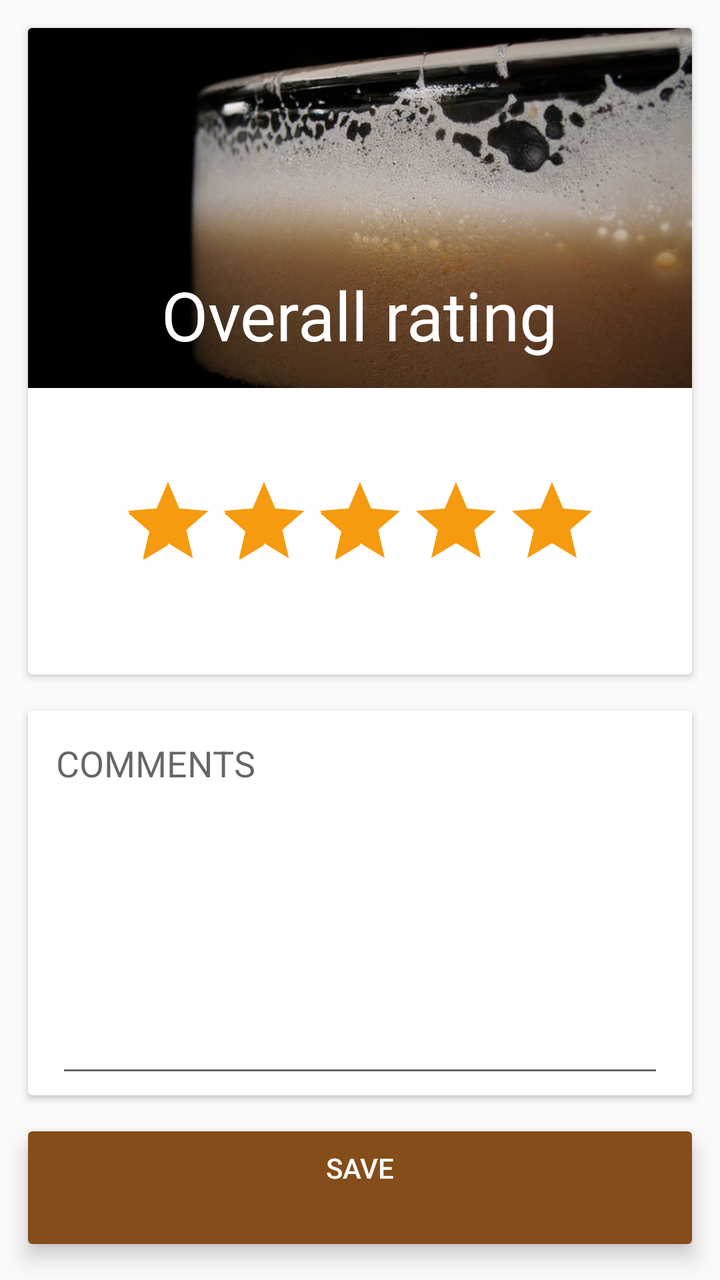
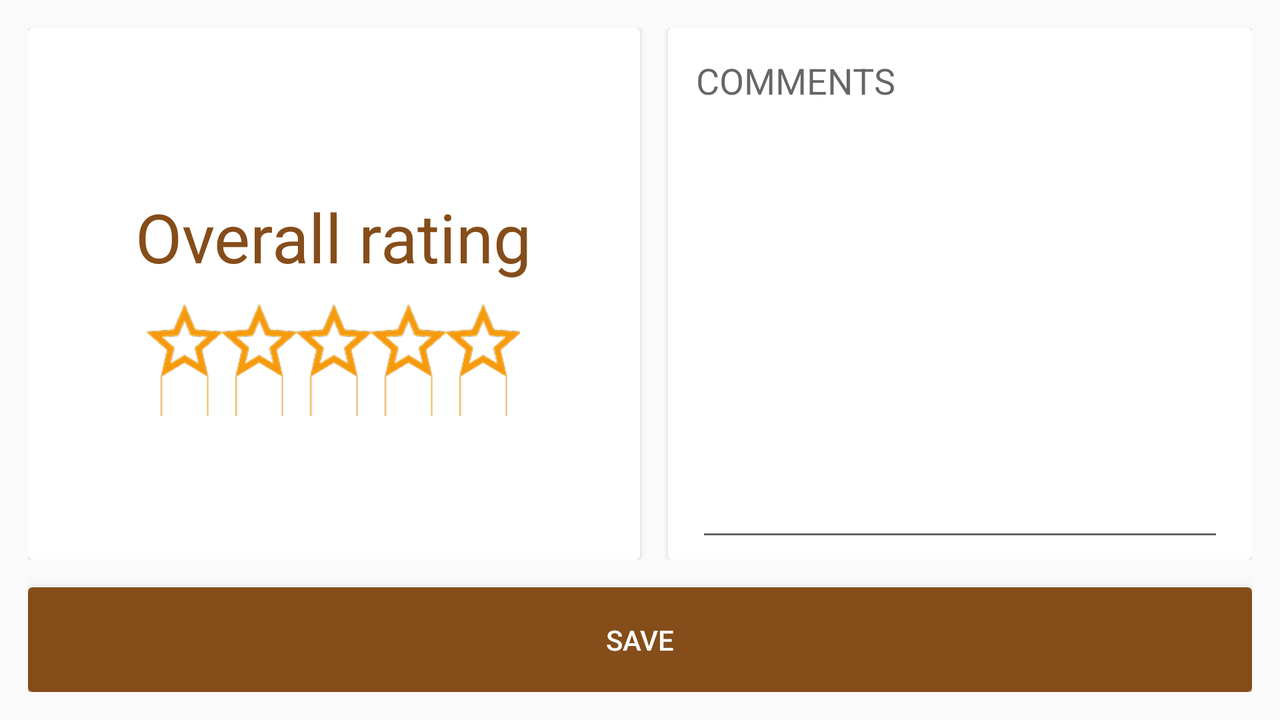

An Android layout and its configuration variant, each rendered on a device that would load it. The default file and the variant file are quoted in full after the pictures.
<!-- AndroidManifest.xml: application theme AppTheme -->
<!-- res/layout/fragment_new_beer_rating.xml -->
<?xml version="1.0" encoding="utf-8"?>
<LinearLayout xmlns:android="http://schemas.android.com/apk/res/android"
    android:orientation="vertical"
    android:layout_width="match_parent"
    android:layout_height="match_parent"
    android:id="@+id/fragment_new_beer_rating_layout">

    <android.support.v7.widget.CardView xmlns:card_view="http://schemas.android.com/apk/res-auto"
        xmlns:android="http://schemas.android.com/apk/res/android"
        android:id="@+id/overall_rating_card"
        android:layout_gravity="center"
        android:layout_width="fill_parent"
        android:layout_height="wrap_content"
        android:layout_marginLeft="14dp"
        android:layout_marginRight="14dp"
        android:layout_marginBottom="4dp"
        android:layout_marginTop="14dp"
        android:layout_weight="4">

        <LinearLayout
            android:orientation="vertical"
            android:layout_width="match_parent"
            android:layout_height="match_parent">

            <RelativeLayout xmlns:android="http://schemas.android.com/apk/res/android"
                xmlns:tools="http://schemas.android.com/tools"
                android:layout_width="fill_parent"
                android:layout_height="wrap_content">

                <ImageView
                    android:id="@+id/overall_rating_card_banner"
                    android:layout_width="fill_parent"
                    android:layout_height="180dp"
                    android:layout_alignParentLeft="true"
                    android:layout_alignParentRight="true"
                    android:scaleType="centerCrop"
                    android:src="@drawable/beer_foam_m"
                    android:contentDescription="Foam"
                    android:layout_alignParentEnd="true" />

                <TextView
                    android:id="@+id/overall_rating_card_title"
                    android:layout_width="wrap_content"
                    android:layout_height="wrap_content"
                    android:text="Overall rating"
                    android:textColor="@color/white"
                    android:textSize="34sp"
                    android:padding="14dp"
                    android:layout_alignBottom="@+id/overall_rating_card_banner"
                    android:layout_centerHorizontal="true" />

            </RelativeLayout>

            <RelativeLayout
                android:layout_width="match_parent"
                android:layout_height="match_parent"
                android:paddingLeft="7dp"
                android:paddingRight="7dp"
                android:paddingBottom="7dp">

                <RatingBar
                    android:id="@+id/overall_rating_card_rating"
                    android:numStars="5"
                    android:rating="2.5"
                    android:stepSize="0.5"
                    android:layout_width="wrap_content"
                    android:layout_height="wrap_content"
                    android:gravity="center"
                    android:layout_gravity="center_horizontal"
                    android:progressTint="@color/colorAccent"
                    android:progressBackgroundTint="@color/colorAccent"
                    android:secondaryProgressTint="@color/colorAccent"
                    android:layout_centerInParent="true" />

            </RelativeLayout>

        </LinearLayout>

    </android.support.v7.widget.CardView>

    <android.support.v7.widget.CardView xmlns:card_view="http://schemas.android.com/apk/res-auto"
        xmlns:android="http://schemas.android.com/apk/res/android"
        android:id="@+id/review_card"
        android:layout_gravity="center"
        android:layout_width="fill_parent"
        android:layout_height="wrap_content"
        android:layout_marginLeft="14dp"
        android:layout_marginRight="14dp"
        android:layout_marginBottom="4dp"
        android:layout_marginTop="14dp"
        android:layout_weight="3">

        <LinearLayout
            android:orientation="vertical"
            android:layout_width="match_parent"
            android:layout_height="match_parent">

            <TextView
                android:layout_width="match_parent"
                android:layout_height="wrap_content"
                android:textAppearance="?android:attr/textAppearanceMedium"
                android:text="COMMENTS"
                android:id="@+id/textView5"
                android:layout_marginLeft="14dp"
                android:layout_marginRight="14dp"
                android:layout_marginBottom="7dp"
                android:layout_marginTop="14dp" />

            <LinearLayout
                android:orientation="vertical"
                android:layout_width="match_parent"
                android:layout_height="match_parent"
                android:layout_marginLeft="14dp"
                android:layout_marginBottom="4dp"
                android:layout_marginRight="14dp">

                <EditText
                    android:layout_width="match_parent"
                    android:layout_height="match_parent"
                    android:inputType="textMultiLine"
                    android:ems="10"
                    android:id="@+id/editText"
                    android:minLines="3"
                    android:lines="3" />
            </LinearLayout>

        </LinearLayout>

    </android.support.v7.widget.CardView>

    <android.support.v7.widget.CardView
        xmlns:android="http://schemas.android.com/apk/res/android"
        xmlns:card_view="http://schemas.android.com/apk/res-auto"
        android:layout_width="match_parent"
        android:layout_height="wrap_content"
        card_view:cardBackgroundColor="@color/colorPrimary"
        card_view:cardCornerRadius="2dp"
        android:layout_marginLeft="14dp"
        android:layout_marginTop="14dp"
        android:layout_marginRight="14dp"
        android:layout_marginBottom="18dp"
        card_view:cardElevation="6dp"
        android:id="@+id/overall_rating_card_submit"
        android:layout_weight="1">

        <TextView android:id="@+id/text"
            android:layout_width="match_parent"
            android:layout_height="wrap_content"
            android:paddingTop="8.5dp"
            android:paddingBottom="8.5dp"
            android:paddingLeft="12dp"
            android:paddingRight="12dp"
            android:textColor="#ffffff"
            android:fontFamily="sans-serif-medium"
            android:text="SAVE"
            android:textAlignment="center" />

    </android.support.v7.widget.CardView>

</LinearLayout>
<!-- resources referenced by this layout -->
<resources>
  <color name="colorAccent">#f69b0f</color>
  <color name="colorPrimary">#854d1a</color>
  <color name="white">#FFF</color>
  <!-- drawable beer_foam_m: jpg bitmap (drawable, 69561 bytes) -->
  <style name="AppTheme" parent="Theme.AppCompat.Light.DarkActionBar">
          
          <item name="colorPrimary">@color/colorPrimary</item>
          <item name="colorPrimaryDark">@color/colorPrimaryDark</item>
          <item name="colorAccent">@color/colorAccent</item>
      </style>
  <color name="colorPrimaryDark">#4d2c0f</color>
</resources>
<!-- res/layout-land/fragment_new_beer_rating.xml (the repository's variant of the layout above) -->
<!-- drawn on the phone turned sideways -->
<?xml version="1.0" encoding="utf-8"?>
<LinearLayout xmlns:android="http://schemas.android.com/apk/res/android"
    android:orientation="vertical"
    android:layout_width="match_parent"
    android:layout_height="match_parent"
    android:id="@+id/fragment_new_beer_rating_layout"
    android:padding="14dp">

    <LinearLayout
        android:orientation="horizontal"
        android:layout_width="match_parent"
        android:layout_height="wrap_content"
        android:layout_weight="8"
        android:layout_marginBottom="14dp">

        <android.support.v7.widget.CardView xmlns:card_view="http://schemas.android.com/apk/res-auto"
            xmlns:android="http://schemas.android.com/apk/res/android"
            android:id="@+id/overall_rating_card"
            android:layout_gravity="center"
            android:layout_width="fill_parent"
            android:layout_height="fill_parent"
            android:layout_weight="5">

            <RelativeLayout
                android:orientation="vertical"
                android:layout_width="match_parent"
                android:layout_height="match_parent">

                <LinearLayout
                    android:orientation="vertical"
                    android:layout_width="wrap_content"
                    android:layout_height="wrap_content"
                    android:gravity="center"
                    android:layout_centerVertical="true"
                    android:layout_centerHorizontal="true">

                    <TextView
                        android:id="@+id/overall_rating_card_title"
                        android:layout_width="wrap_content"
                        android:layout_height="wrap_content"
                        android:text="Overall rating"
                        android:textColor="@color/colorPrimary"
                        android:textSize="34sp"
                        android:layout_centerVertical="true"
                        android:layout_centerHorizontal="true"
                        android:padding="10dp" />

                    <RatingBar
                        android:layout_width="wrap_content"
                        android:layout_height="wrap_content"
                        android:id="@+id/overall_rating_card_rating"
                        android:numStars="5"
                        android:rating="0"
                        android:stepSize="1"
                        android:progressDrawable="@drawable/ratingbar_star_medium"
                        android:indeterminateOnly="false"
                        android:isIndicator="true"
                        android:layout_below="@+id/overall_rating_card_title"
                        android:layout_centerHorizontal="true" />
                </LinearLayout>

            </RelativeLayout>

        </android.support.v7.widget.CardView>

        <android.support.v7.widget.CardView xmlns:card_view="http://schemas.android.com/apk/res-auto"
            xmlns:android="http://schemas.android.com/apk/res/android"
            android:id="@+id/review_card"
            android:layout_gravity="center"
            android:layout_width="fill_parent"
            android:layout_height="fill_parent"
            android:layout_weight="5"
            android:layout_marginLeft="14dp">

            <LinearLayout
                android:orientation="vertical"
                android:layout_width="match_parent"
                android:layout_height="match_parent">

                <TextView
                    android:layout_width="match_parent"
                    android:layout_height="wrap_content"
                    android:textAppearance="?android:attr/textAppearanceMedium"
                    android:text="COMMENTS"
                    android:id="@+id/textView5"
                    android:layout_marginLeft="14dp"
                    android:layout_marginRight="14dp"
                    android:layout_marginBottom="7dp"
                    android:layout_marginTop="14dp" />

                <LinearLayout
                    android:orientation="vertical"
                    android:layout_width="match_parent"
                    android:layout_height="match_parent"
                    android:layout_marginLeft="14dp"
                    android:layout_marginBottom="4dp"
                    android:layout_marginRight="14dp">

                    <EditText
                        android:layout_width="match_parent"
                        android:layout_height="match_parent"
                        android:inputType="textMultiLine"
                        android:ems="10"
                        android:id="@+id/editText"
                        android:minLines="3"
                        android:lines="3" />
                </LinearLayout>

            </LinearLayout>

        </android.support.v7.widget.CardView>
    </LinearLayout>

    <android.support.v7.widget.CardView
        xmlns:android="http://schemas.android.com/apk/res/android"
        xmlns:card_view="http://schemas.android.com/apk/res-auto"
        android:layout_width="match_parent"
        android:layout_height="wrap_content"
        card_view:cardBackgroundColor="@color/colorPrimary"
        card_view:cardCornerRadius="2dp"
        card_view:cardElevation="6dp"
        android:id="@+id/overall_rating_card_submit"
        android:layout_weight="2"
        android:measureAllChildren="false"
        android:layout_gravity="center">

        <TextView android:id="@+id/text"
            android:layout_width="match_parent"
            android:layout_height="match_parent"
            android:textColor="#ffffff"
            android:fontFamily="sans-serif-medium"
            android:text="SAVE"
            android:textAlignment="center"
            android:gravity="center" />

    </android.support.v7.widget.CardView>

</LinearLayout>
<!-- resources referenced by the variant -->
<!-- as the phone turned sideways resolves them -->
<resources>
  <color name="colorPrimary">#854d1a</color>
  <!-- drawable ratingbar_star_medium (drawable) -->
  <?xml version="1.0" encoding="utf-8"?>
  <layer-list xmlns:android="http://schemas.android.com/apk/res/android">
      <item android:id="@android:id/background" android:drawable="@drawable/star_medium_empty" />
      <item android:id="@android:id/secondaryProgress" android:drawable="@drawable/star_medium_empty" />
      <item android:id="@android:id/progress" android:drawable="@drawable/star_medium_full" />
  </layer-list>
  <style name="AppTheme" parent="Theme.AppCompat.Light.DarkActionBar">
          
          <item name="colorPrimary">@color/colorPrimary</item>
          <item name="colorPrimaryDark">@color/colorPrimaryDark</item>
          <item name="colorAccent">@color/colorAccent</item>
      </style>
  <!-- drawable star_medium_empty: png bitmap (drawable-hdpi, 3846 bytes) -->
  <!-- drawable star_medium_full: png bitmap (drawable-hdpi, 2548 bytes) -->
  <color name="colorPrimaryDark">#4d2c0f</color>
  <color name="colorAccent">#f69b0f</color>
</resources>
